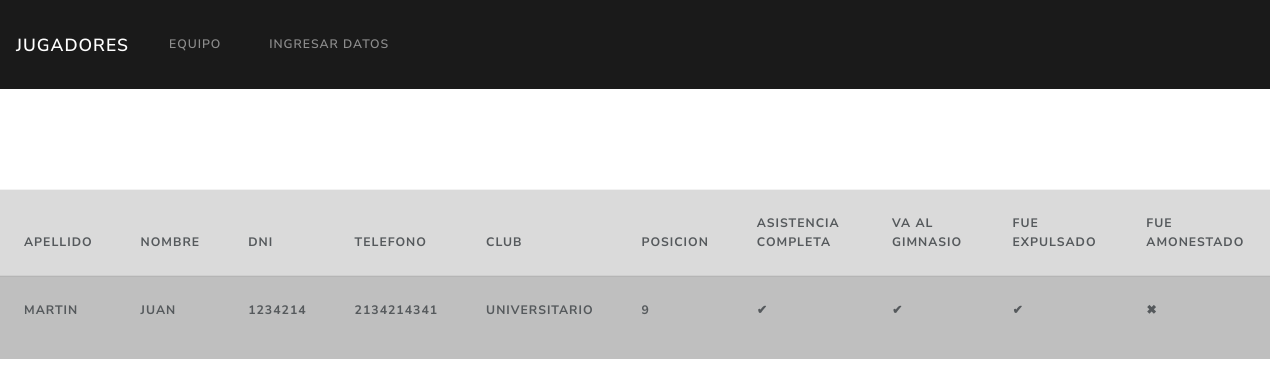
Page /jugadores on the committed database.
### core/models.py (models this page shows)
class Jugador(models.Model):
    nombre=models.CharField(max_length=25, default="")
    apellido=models.CharField(max_length=25, default="")
    dni=models.IntegerField(null = False)
    tel=models.IntegerField(null = False)
    posicion=models.CharField(max_length=50, choices= posiciones ,default="DESCONOCIDO")
    asistenciaComp=models.BooleanField(default=False)
    gym=models.BooleanField(default=False)
    amonestado=models.BooleanField(default=False)
    expulsado=models.BooleanField(default=False)
    equipo = models.ForeignKey('Equipo', on_delete=models.CASCADE)

class Equipo(models.Model):
    club=models.CharField(max_length=35, primary_key=True)
    division=models.CharField(max_length=1, )
    cantJugadores=models.IntegerField(null = False)
    amonestados=models.IntegerField(null = False)
    expulsados=models.IntegerField(null = False)

### core/views.py (the view)
# urls.py: path('jugadores', views.jugador, name="jugadores"),
def jugador(request):
    jugadores = Jugador.objects.all()
    return render(request, "equipo/jugadores.html", locals())

### templates/equipo/jugadores.html (shortened to what this page needs)
{% load staticfiles %}
<!DOCTYPE html>
<html>
    <head>
        <link rel="stylesheet" href="{% static 'css/bootstrap.min.css' %}">
    </head>
    <nav class="navbar navbar-expand-lg navbar-dark bg-primary">
        <a class="navbar-brand" >Jugadores</a>
        <div class="collapse navbar-collapse" id="navbarColor01">
          <ul class="navbar-nav mr-auto">
            <li class="nav-item">
              <a class="nav-link" href="{% url 'equipo' %}">Equipo</a>
            </li>
            <li class="nav-item">
              <a class="nav-link" href="{% url 'inputJugador' %}">Ingresar Datos</a>
            </li>
        </div>
      </nav>
      <div style="width: 50px; height: 50px;"></div>
      <div style="width: 50px; height: 50px;"></div>
      <table class="table table-hover">
        <thead>
          <tr class="table-active">
            <th scope="col">Apellido</th>
            <th scope="col">Nombre</th>
            <th scope="col">DNI</th>
            <th scope="col">Telefono</th>
            <th scope="col">Club</th>
            <th scope="col">Posicion</th>
            <th scope="col">Asistencia Completa</th>
            <th scope="col">Va al gimnasio</th>
            <th scope="col">Fue Expulsado</th>
            <th scope="col">Fue Amonestado</th>
          </tr>
        </thead>
        {% for jugador in jugadores %}
        <tbody>
          <tr class="table-primary">
            <th scope="col">{{jugador.apellido}}</th>
            <th scope="col">{{jugador.nombre}}</th>
            <th scope="col">{{jugador.dni}}</th>
            <th scope="col">{{jugador.tel}}</th>
            <th scope="col">{{jugador.equipo.club}}</th>
            <th scope="col">{{jugador.posicion}}</th>
            {% if jugador.asistenciaComp == True%}
            <th scope="col"><p>✔</p></th>
            {%else%}
            <th scope="col">✖</th>
            {% endif %}
            {% if jugador.gym == True%}
            <th scope="col"><p>✔</p></th>
            {%else%}
            <th scope="col">✖</th>
            {% endif %}
            {% if jugador.amonestado == True%}
            <th scope="col"><p>✔</p></th>
            {%else%}
            <th scope="col">✖</th>
            {% endif %}
            {% if jugador.expulsado == True%}
            <th scope="col"><p>✔</p></th>
            {%else%}
            <th scope="col">✖</th>
            {% endif %}
          </tr>
        </tbody>
        {% endfor %}
      </table>
</html>

### rows in the picture
Jugador: apellido "MARTIN", nombre "JUAN", dni "1234214", tel "2134214341", equipo.club "UNIVERSITARIO", posicion "9"
